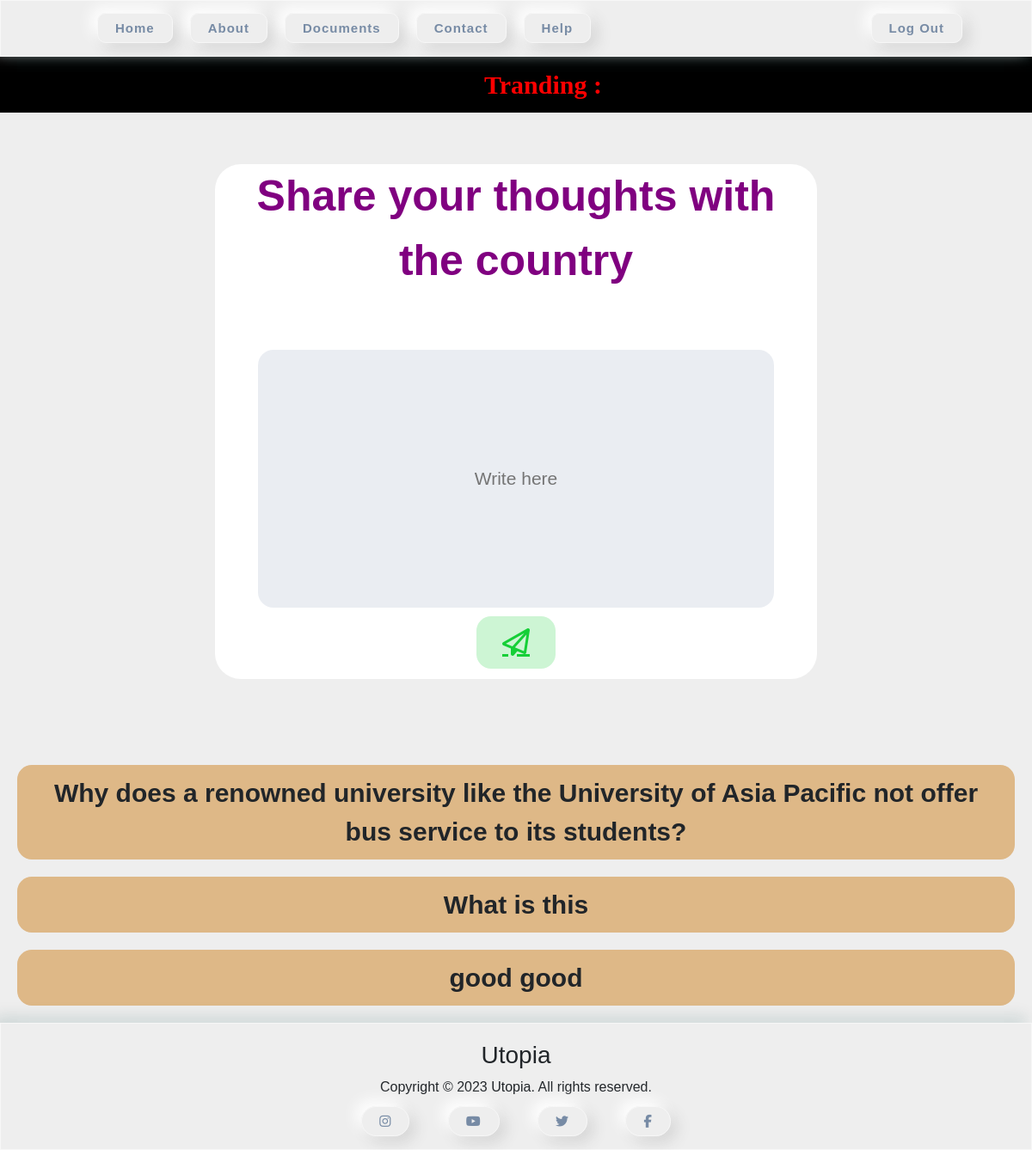
The page /Am_I_A_Citizen/ (signed in) on the database its author committed.
### application/models.py (models this page shows)
class PublicOpinions(models.Model):
    UserID = models.IntegerField()
    Opinion = models.TextField(primary_key=True)
    def __str__(self):
        return str(self.Opinion)

### application/views.py (the view, shortened to what this page needs)
# urls.py: path('Am_I_A_Citizen/',views.Am_I_A_CitizenPage,name='Am_I_A_CitizenPage'),
@login_required
def Am_I_A_CitizenPage(request):
    opinions = PublicOpinions.objects.all()
    api_key = '392d7f4dc8c84340adfd4248a825e0e5'
    newsapi = NewsApiClient(api_key=api_key)
    query_params = {
        'language': 'en',  # Language code (e.g., 'en' for English)
    }
    headlines = newsapi.get_top_headlines(**query_params)
    headlines = headlines['articles'][:10]
    context = {
        'NEWS': headlines,
        'PublicOpinion': opinions
    }
    return render(request, 'Am-I-A-CitizenPage.html', context)

### application/templates/Am-I-A-CitizenPage.html (shortened to what this page needs)
{% extends 'BasePage.html' %}
{% load static %}
{% block more-style %}
<link rel="stylesheet" href="{% static '/CSS/Am-I-A-CitizenPage/Am-I-A-CitizenPage.css' %}" />
{% endblock %}
{% block content %}
<div class="news">
  <p>Tranding :</p>
</div>
<div class="firstdiv">
  <form action="" method="post">
    <div class="frem">
      <p class="words">Share your thoughts with the country</p>
      <input class="text-area" placeholder="Write here" type="text" name="Opinions" id="my-input" />
      <div class="bottom-cont">
        <button type="submit" name="save" value="confirm"><a href=""><i
              class="fa-regular fa-paper-plane fa-2xl"></i></a></button>
      </div>
    </div>
  </form>
</div>
<div class="message">
  {% for one in PublicOpinion %}
  <div class="show">
    <p>{{ one }}</p>
  </div>
  {% endfor %}
</div>
{% endblock %}

### application/static/CSS/BasePage/BasePage.css (style rules this page uses)
* { margin: 0; padding: 0; box-sizing: border-box; font-family: 'Poppins', sans-serif; }
body { background: #eee; overflow: scroll; }

### application/static/CSS/Am-I-A-CitizenPage/Am-I-A-CitizenPage.css (style rules this page uses)
.firstdiv { width: auto; display: flex; flex-direction: column; justify-content: center; align-items: center; margin-bottom: 100px; flex-direction: column; margin-top: 60px; overflow:none; }
.frem { width: 700px; height: 100%; background: white; border-radius: 30px; display: flex; justify-content: center; text-align: center; align-items: center; flex-direction: column; padding: 0px 12px 12px 12px; }
.words { height: 200px; font-size: 50px; font-weight: 900; cursor: pointer; color: purple; }
.frem .text-area { width: 600px; height: 300px; overflow:auto; background: #eaedf2; border-radius: 18px; border: none; outline: none; padding: 12px; color: #484848; font-size: 21px; font-family:sans-serif; align-items: center; justify-content: center; text-align: center; }
.text-area:empty::before { content: attr(data-placeholder); color: #7c7c7c; font-family: auto; }
.bottom-cont { width: 50px; height: 15px; width: fit-content; height: fit-content; display: flex; justify-content: space-evenly; align-items: center; justify-content: center; text-align: center; flex-direction: row; margin-top: 10px; }
.bottom-cont a { display: flex; align-items: center; width: 100%; height: 100%; padding: 10px; border-radius: 17px; }
.bottom-cont button { border: none; text-decoration: none; background: #15cf3736; border-radius: 17px; }
.bottom-cont a:nth-child(1) { margin: 20px; color: #15cf37; }
.news { background-color: black; display: flex; font-weight: 900; justify-content: center; text-align: right; align-items: right; height: 100%; font-size: 30px; }
.news p { margin: 10px auto; width: 200px; color: red; font-family: Georgia, 'Times New Roman', Times, serif; }
.show { justify-content: center; align-items: center; text-align: center; border-radius: 17px; margin: 20px; background-color: burlywood; }
.show p { font-weight: 800; font-size: 30px; margin: 20px; padding: 10px; word-wrap: break-word; }
.message { text-align: center; justify-content: center; height: fit-content; align-items: center; }

### rows shown on the page
PublicOpinions: Opinion "Why does a renowned university like the University of Asia Pacific not offer bus service to its students?"
PublicOpinions: Opinion "What is this"
PublicOpinions: Opinion "good good"
